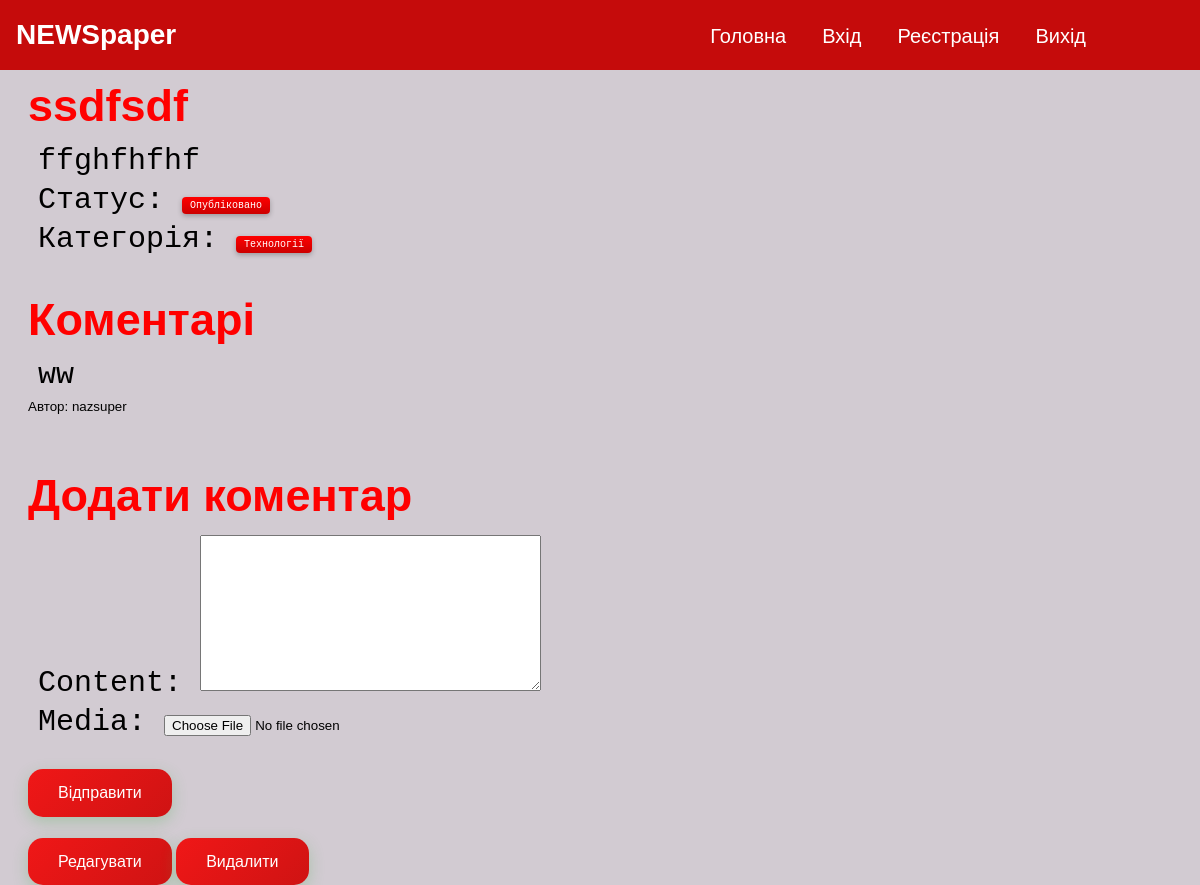
Page /5/ (signed in) on the committed database.
### blog_files/models.py (models this page shows, shortened)
class Article(models.Model):
    STATUS_CHOICES = [
        ("Чернетка", "Чернетка"),
        ("Опубліковано", "Опубліковано"),
    ]
    CATEGORY_CHOICES = [
        ("Технології", "Технології"),
        ("Кухня", "Кухня"),
        ("Навчання", "Навчання")
    ]
    title = models.CharField(max_length=256)
    description = models.TextField()
    status = models.CharField(max_length=20, choices=STATUS_CHOICES, default="published")
    category = models.CharField(max_length=20, choices=CATEGORY_CHOICES, default="studying")
    due_date = models.DateField(null=True, blank=True)
    author = models.ForeignKey(User, on_delete=models.CASCADE, related_name="tasks")

class Comment(models.Model):
    article = models.ForeignKey(Article, on_delete=models.CASCADE, related_name="comments")
    author = models.ForeignKey(User, on_delete=models.CASCADE, related_name="comments")
    content = models.TextField()
    created_at = models.DateTimeField(auto_now_add=True)
    media = models.FileField(upload_to="comments_new/", blank=True, null=True)

### blog_files/views.py (the view, shortened to what this page needs)
# urls.py: path("<int:pk>/", views.ArticleDetailView.as_view(), name="article-info"),
class ArticleDetailView(LoginRequiredMixin, DetailView):
    model = models.Article
    context_object_name = "article"
    template_name = "html_files/article_info.html"
    def get_context_data(self, **kwargs):
        context = super().get_context_data(**kwargs)
        context["comment_form"] = CommentForm()
        return context

### blog_files/forms.py
class CommentForm(forms.ModelForm):
    class Meta:
        model = Comment
        fields = ['content', 'media']
        widgets = {
            "media": forms.FileInput()
        }

### blog_files/templates/html_files/article_info.html (shortened to what this page needs)
{% extends "base.html" %}
{% load static %}
{% block content %}
{% load custom_tags %}
<div class="container">
    <h2>{{ article.title }}</h2>
    <p>{{ article.description}}</p>
    <p>Статус: <span class="btn-small">{{ article.status }}</span></p>
    <p>Категорія: <span class="btn-small">{{ article.category}}</span></p>
    <div class="comments mt-4">
        <h2>Коментарі</h2>
        {% for comment in article.comments.all %}
            <div class="comments mb-2">
                <p style="margin-bottom: 5px;">{{ comment.content }}</p>
                <small>Автор: {{comment.author.username}}</small>
            </div>
        <br>
        {% endfor %}
    </div>
    <div class="add-comment mt-4">
        <h2>Додати коментар</h2>
        <form action="{% url 'articlee:article-info' article.id %}" method="post" enctype="multipart/form-data">
            {{ comment_form.as_p }}
            <button type="submit" class="btn-red">Відправити</button>
        </form>
    </div>
    <br><br>
    <a href="{% url 'articlee:article-update' article.id %}" class="btn-red">Редагувати</a>
    <a href="{% url 'articlee:article-delete' article.id %}" class="btn-red">Видалити</a>
</div>
{% endblock %}

### static/css/styles.css (style rules this page uses)
body { margin-top: 80px; background-color: #D2CBD2; color: black; font-family: Arial, sans-serif; }
.container { max-width: 1200px; margin-bottom: 0 auto; margin-left: 20px; padding: 20 px; }
h2 { color: red; font-family: Arial, sans-serif; font-size: 45px }
p { color: black; font-family: monospace; font-size: 30px; margin-top: -25px; margin-left: 10px }
.btn-small { background: linear-gradient(to bottom, #ff0000, #cc0000); color: white; border: none; border-radius: 4px; padding: 3px 8px; font-size: 10px; font-weight: 500; cursor: pointer; box-shadow: 0 2px 5px rgba(33, 33, 33, 0.3); transition: all 0.3s ease; position: relative; overflow: hidden; text-decoration: none; }
.btn-red { background: linear-gradient(135deg, #F01717, #CF1313); color: white; border: none; border-radius: 15px; padding: 15px 30px; font-size: 16px; font-weight: 500; cursor: pointer; box-shadow: 0 5px 15px rgba(76, 175, 80, 0.3); transition: all 0.2s ease; position: relative; overflow: hidden; text-decoration: none; z-index: 1; }

### rows in the picture
Article: title "ssdfsdf", description "ffghfhfhf", status "Опубліковано", category "Технології"
Comment: content "ww", author.username "nazsuper"
